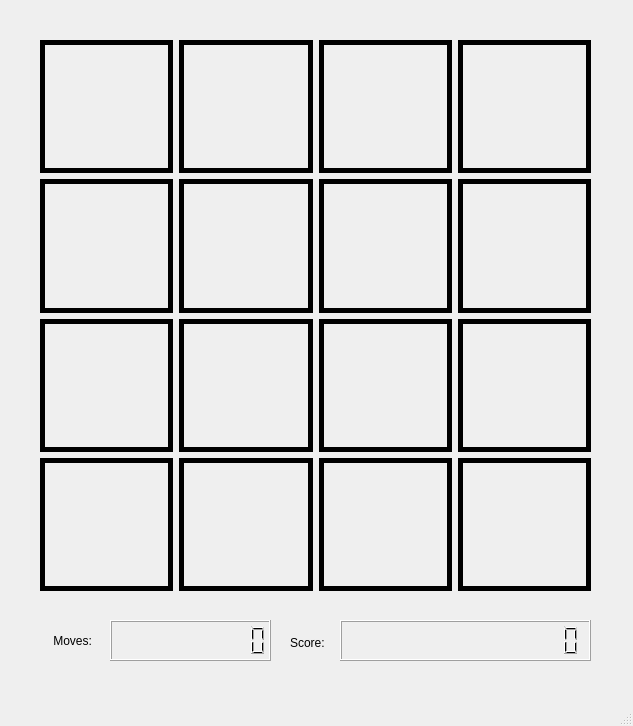
<?xml version="1.0" encoding="UTF-8"?>
<ui version="4.0">
 <class>MainWindow</class>
 <widget class="QMainWindow" name="MainWindow">
  <property name="geometry">
   <rect>
    <x>0</x>
    <y>0</y>
    <width>633</width>
    <height>726</height>
   </rect>
  </property>
  <property name="windowTitle">
   <string>MainWindow</string>
  </property>
  <widget class="QWidget" name="centralwidget">
   <widget class="QWidget" name="gridLayoutWidget">
    <property name="geometry">
     <rect>
      <x>40</x>
      <y>40</y>
      <width>551</width>
      <height>551</height>
     </rect>
    </property>
    <layout class="QGridLayout" name="gridLayout">
     <item row="1" column="1">
      <widget class="QLabel" name="label_24">
       <property name="styleSheet">
        <string notr="true">font: 75 italic 20pt &quot;UnPilgi&quot;;
font: 75 14pt &quot;UnDotum&quot;;</string>
       </property>
       <property name="frameShape">
        <enum>QFrame::Box</enum>
       </property>
       <property name="frameShadow">
        <enum>QFrame::Plain</enum>
       </property>
       <property name="lineWidth">
        <number>5</number>
       </property>
       <property name="midLineWidth">
        <number>0</number>
       </property>
       <property name="text">
        <string/>
       </property>
       <property name="alignment">
        <set>Qt::AlignCenter</set>
       </property>
      </widget>
     </item>
     <item row="1" column="2">
      <widget class="QLabel" name="label_25">
       <property name="styleSheet">
        <string notr="true">font: 75 italic 20pt &quot;UnPilgi&quot;;
font: 75 14pt &quot;UnDotum&quot;;</string>
       </property>
       <property name="frameShape">
        <enum>QFrame::Box</enum>
       </property>
       <property name="frameShadow">
        <enum>QFrame::Plain</enum>
       </property>
       <property name="lineWidth">
        <number>5</number>
       </property>
       <property name="midLineWidth">
        <number>0</number>
       </property>
       <property name="text">
        <string/>
       </property>
       <property name="alignment">
        <set>Qt::AlignCenter</set>
       </property>
      </widget>
     </item>
     <item row="1" column="3">
      <widget class="QLabel" name="label_26">
       <property name="styleSheet">
        <string notr="true">font: 75 italic 20pt &quot;UnPilgi&quot;;
font: 75 14pt &quot;UnDotum&quot;;</string>
       </property>
       <property name="frameShape">
        <enum>QFrame::Box</enum>
       </property>
       <property name="frameShadow">
        <enum>QFrame::Plain</enum>
       </property>
       <property name="lineWidth">
        <number>5</number>
       </property>
       <property name="midLineWidth">
        <number>0</number>
       </property>
       <property name="text">
        <string/>
       </property>
       <property name="alignment">
        <set>Qt::AlignCenter</set>
       </property>
      </widget>
     </item>
     <item row="2" column="0">
      <widget class="QLabel" name="label_27">
       <property name="styleSheet">
        <string notr="true">font: 75 italic 20pt &quot;UnPilgi&quot;;
font: 75 14pt &quot;UnDotum&quot;;</string>
       </property>
       <property name="frameShape">
        <enum>QFrame::Box</enum>
       </property>
       <property name="frameShadow">
        <enum>QFrame::Plain</enum>
       </property>
       <property name="lineWidth">
        <number>5</number>
       </property>
       <property name="midLineWidth">
        <number>0</number>
       </property>
       <property name="text">
        <string/>
       </property>
       <property name="alignment">
        <set>Qt::AlignCenter</set>
       </property>
      </widget>
     </item>
     <item row="1" column="0">
      <widget class="QLabel" name="label_23">
       <property name="styleSheet">
        <string notr="true">font: 75 italic 20pt &quot;UnPilgi&quot;;
font: 75 14pt &quot;UnDotum&quot;;</string>
       </property>
       <property name="frameShape">
        <enum>QFrame::Box</enum>
       </property>
       <property name="frameShadow">
        <enum>QFrame::Plain</enum>
       </property>
       <property name="lineWidth">
        <number>5</number>
       </property>
       <property name="midLineWidth">
        <number>0</number>
       </property>
       <property name="text">
        <string/>
       </property>
       <property name="alignment">
        <set>Qt::AlignCenter</set>
       </property>
      </widget>
     </item>
     <item row="0" column="0">
      <widget class="QLabel" name="label_19">
       <property name="styleSheet">
        <string notr="true">font: 75 italic 20pt &quot;UnPilgi&quot;;
font: 75 14pt &quot;UnDotum&quot;;</string>
       </property>
       <property name="frameShape">
        <enum>QFrame::Box</enum>
       </property>
       <property name="frameShadow">
        <enum>QFrame::Plain</enum>
       </property>
       <property name="lineWidth">
        <number>5</number>
       </property>
       <property name="midLineWidth">
        <number>0</number>
       </property>
       <property name="text">
        <string/>
       </property>
       <property name="alignment">
        <set>Qt::AlignCenter</set>
       </property>
      </widget>
     </item>
     <item row="0" column="3">
      <widget class="QLabel" name="label_22">
       <property name="styleSheet">
        <string notr="true">font: 75 italic 20pt &quot;UnPilgi&quot;;
font: 75 14pt &quot;UnDotum&quot;;</string>
       </property>
       <property name="frameShape">
        <enum>QFrame::Box</enum>
       </property>
       <property name="frameShadow">
        <enum>QFrame::Plain</enum>
       </property>
       <property name="lineWidth">
        <number>5</number>
       </property>
       <property name="midLineWidth">
        <number>0</number>
       </property>
       <property name="text">
        <string/>
       </property>
       <property name="alignment">
        <set>Qt::AlignCenter</set>
       </property>
      </widget>
     </item>
     <item row="0" column="2">
      <widget class="QLabel" name="label_21">
       <property name="styleSheet">
        <string notr="true">font: 75 italic 20pt &quot;UnPilgi&quot;;
font: 75 14pt &quot;UnDotum&quot;;</string>
       </property>
       <property name="frameShape">
        <enum>QFrame::Box</enum>
       </property>
       <property name="frameShadow">
        <enum>QFrame::Plain</enum>
       </property>
       <property name="lineWidth">
        <number>5</number>
       </property>
       <property name="midLineWidth">
        <number>0</number>
       </property>
       <property name="text">
        <string/>
       </property>
       <property name="alignment">
        <set>Qt::AlignCenter</set>
       </property>
      </widget>
     </item>
     <item row="2" column="1">
      <widget class="QLabel" name="label_28">
       <property name="styleSheet">
        <string notr="true">font: 75 italic 20pt &quot;UnPilgi&quot;;
font: 75 14pt &quot;UnDotum&quot;;</string>
       </property>
       <property name="frameShape">
        <enum>QFrame::Box</enum>
       </property>
       <property name="frameShadow">
        <enum>QFrame::Plain</enum>
       </property>
       <property name="lineWidth">
        <number>5</number>
       </property>
       <property name="midLineWidth">
        <number>0</number>
       </property>
       <property name="text">
        <string/>
       </property>
       <property name="alignment">
        <set>Qt::AlignCenter</set>
       </property>
      </widget>
     </item>
     <item row="0" column="1">
      <widget class="QLabel" name="label_20">
       <property name="styleSheet">
        <string notr="true">font: 75 italic 20pt &quot;UnPilgi&quot;;
font: 75 14pt &quot;UnDotum&quot;;</string>
       </property>
       <property name="frameShape">
        <enum>QFrame::Box</enum>
       </property>
       <property name="frameShadow">
        <enum>QFrame::Plain</enum>
       </property>
       <property name="lineWidth">
        <number>5</number>
       </property>
       <property name="midLineWidth">
        <number>0</number>
       </property>
       <property name="text">
        <string/>
       </property>
       <property name="alignment">
        <set>Qt::AlignCenter</set>
       </property>
      </widget>
     </item>
     <item row="2" column="2">
      <widget class="QLabel" name="label_29">
       <property name="styleSheet">
        <string notr="true">font: 75 italic 20pt &quot;UnPilgi&quot;;
font: 75 14pt &quot;UnDotum&quot;;</string>
       </property>
       <property name="frameShape">
        <enum>QFrame::Box</enum>
       </property>
       <property name="frameShadow">
        <enum>QFrame::Plain</enum>
       </property>
       <property name="lineWidth">
        <number>5</number>
       </property>
       <property name="midLineWidth">
        <number>0</number>
       </property>
       <property name="text">
        <string/>
       </property>
       <property name="alignment">
        <set>Qt::AlignCenter</set>
       </property>
      </widget>
     </item>
     <item row="2" column="3">
      <widget class="QLabel" name="label_30">
       <property name="styleSheet">
        <string notr="true">font: 75 italic 20pt &quot;UnPilgi&quot;;
font: 75 14pt &quot;UnDotum&quot;;</string>
       </property>
       <property name="frameShape">
        <enum>QFrame::Box</enum>
       </property>
       <property name="frameShadow">
        <enum>QFrame::Plain</enum>
       </property>
       <property name="lineWidth">
        <number>5</number>
       </property>
       <property name="midLineWidth">
        <number>0</number>
       </property>
       <property name="text">
        <string/>
       </property>
       <property name="alignment">
        <set>Qt::AlignCenter</set>
       </property>
      </widget>
     </item>
     <item row="3" column="0">
      <widget class="QLabel" name="label_31">
       <property name="styleSheet">
        <string notr="true">font: 75 italic 20pt &quot;UnPilgi&quot;;
font: 75 14pt &quot;UnDotum&quot;;</string>
       </property>
       <property name="frameShape">
        <enum>QFrame::Box</enum>
       </property>
       <property name="frameShadow">
        <enum>QFrame::Plain</enum>
       </property>
       <property name="lineWidth">
        <number>5</number>
       </property>
       <property name="midLineWidth">
        <number>0</number>
       </property>
       <property name="text">
        <string/>
       </property>
       <property name="alignment">
        <set>Qt::AlignCenter</set>
       </property>
      </widget>
     </item>
     <item row="3" column="1">
      <widget class="QLabel" name="label_32">
       <property name="styleSheet">
        <string notr="true">font: 75 italic 20pt &quot;UnPilgi&quot;;
font: 75 14pt &quot;UnDotum&quot;;</string>
       </property>
       <property name="frameShape">
        <enum>QFrame::Box</enum>
       </property>
       <property name="frameShadow">
        <enum>QFrame::Plain</enum>
       </property>
       <property name="lineWidth">
        <number>5</number>
       </property>
       <property name="midLineWidth">
        <number>0</number>
       </property>
       <property name="text">
        <string/>
       </property>
       <property name="alignment">
        <set>Qt::AlignCenter</set>
       </property>
      </widget>
     </item>
     <item row="3" column="2">
      <widget class="QLabel" name="label_33">
       <property name="styleSheet">
        <string notr="true">font: 75 italic 20pt &quot;UnPilgi&quot;;
font: 75 14pt &quot;UnDotum&quot;;</string>
       </property>
       <property name="frameShape">
        <enum>QFrame::Box</enum>
       </property>
       <property name="frameShadow">
        <enum>QFrame::Plain</enum>
       </property>
       <property name="lineWidth">
        <number>5</number>
       </property>
       <property name="midLineWidth">
        <number>0</number>
       </property>
       <property name="text">
        <string/>
       </property>
       <property name="alignment">
        <set>Qt::AlignCenter</set>
       </property>
      </widget>
     </item>
     <item row="3" column="3">
      <widget class="QLabel" name="label_34">
       <property name="styleSheet">
        <string notr="true">font: 75 italic 20pt &quot;UnPilgi&quot;;
font: 75 14pt &quot;UnDotum&quot;;</string>
       </property>
       <property name="frameShape">
        <enum>QFrame::Box</enum>
       </property>
       <property name="frameShadow">
        <enum>QFrame::Plain</enum>
       </property>
       <property name="lineWidth">
        <number>5</number>
       </property>
       <property name="midLineWidth">
        <number>0</number>
       </property>
       <property name="text">
        <string/>
       </property>
       <property name="alignment">
        <set>Qt::AlignCenter</set>
       </property>
      </widget>
     </item>
    </layout>
   </widget>
   <widget class="QLCDNumber" name="lcdNumber">
    <property name="geometry">
     <rect>
      <x>340</x>
      <y>620</y>
      <width>251</width>
      <height>41</height>
     </rect>
    </property>
    <property name="digitCount">
     <number>15</number>
    </property>
    <property name="value" stdset="0">
     <double>0.000000000000000</double>
    </property>
   </widget>
   <widget class="QLabel" name="label_17">
    <property name="geometry">
     <rect>
      <x>290</x>
      <y>627</y>
      <width>51</width>
      <height>31</height>
     </rect>
    </property>
    <property name="text">
     <string>Score:</string>
    </property>
   </widget>
   <widget class="QLabel" name="label_18">
    <property name="geometry">
     <rect>
      <x>50</x>
      <y>620</y>
      <width>51</width>
      <height>41</height>
     </rect>
    </property>
    <property name="text">
     <string> Moves:</string>
    </property>
   </widget>
   <widget class="QLCDNumber" name="lcdNumber_2">
    <property name="geometry">
     <rect>
      <x>110</x>
      <y>620</y>
      <width>161</width>
      <height>41</height>
     </rect>
    </property>
    <property name="digitCount">
     <number>10</number>
    </property>
    <property name="value" stdset="0">
     <double>0.000000000000000</double>
    </property>
   </widget>
  </widget>
  <widget class="QMenuBar" name="menubar">
   <property name="geometry">
    <rect>
     <x>0</x>
     <y>0</y>
     <width>633</width>
     <height>22</height>
    </rect>
   </property>
  </widget>
  <widget class="QStatusBar" name="statusbar"/>
 </widget>
 <resources/>
 <connections/>
</ui>
